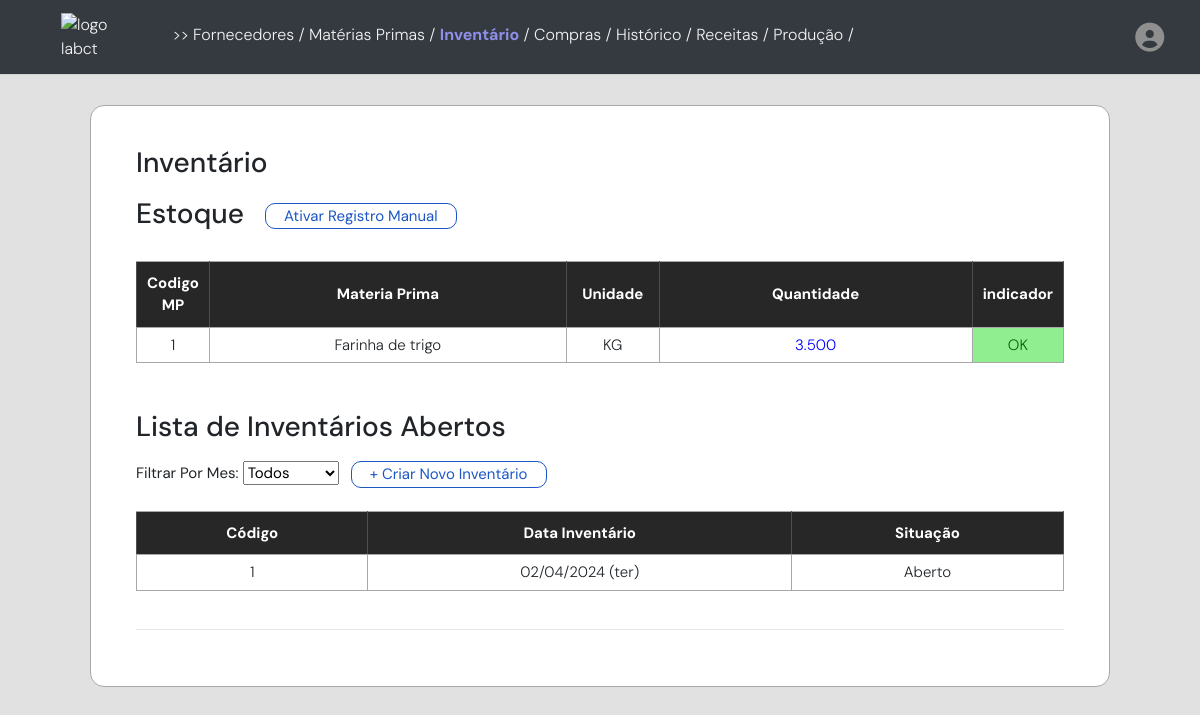
/inventario (signed in), run on an earlier commit of the app's database.
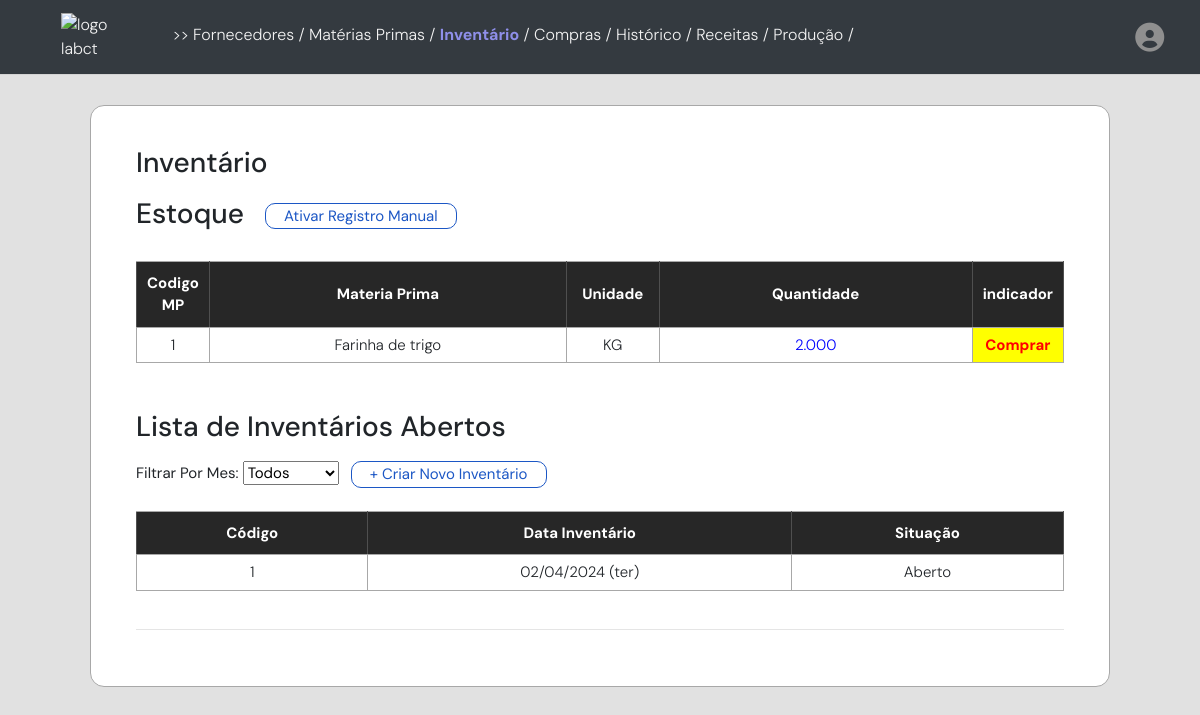
And on a later commit of the database.
### models/estoque_model.py (models this page shows, shortened)
class Estoque(db.Model):
    __tablename__ = "estoque"
    __table_args__ = {"extend_existing": True}
    id_estq = db.Column(db.Integer, primary_key=True, autoincrement=True)
    id_mp = db.Column(db.Integer, ForeignKey('materiasprimas.id_mp'), nullable=False)
    nome_mp = db.Column(db.String(75))
    unidade_mp = db.Column(db.Enum('KG','UN'))
    gms_mp = db.Column(db.Numeric(10, 3))
    pedidomin_mp = db.Column(db.Numeric(10,3))
    quantidade_estq = db.Column(db.Numeric(10,3), nullable=False)
    user_id = db.Column(db.Integer, db.ForeignKey('usuarios.id'), nullable=False)
    materias_primas = relationship("MateriasPrimas", back_populates="estoque")
    usuarios = db.relationship("Usuarios", back_populates="estoque")
    inventariosdados = db.relationship("InventarioDados", back_populates="estoque")

### app.py (the view, shortened to what this page needs)
@app.route('/inventario', methods=['GET', 'POST'])
def inventario():
    today_date = datetime.now()
    formatted_date = format_date(today_date, format='full', locale='pt')
    estoque = Estoque.query.filter_by(user_id=current_user.id).all()
    estoque_schema = EstoqueSchema(many=True)
    serialized_data_estq = estoque_schema.dump(estoque)
    materiasprimas = MateriasPrimas.query.filter_by(user_id=current_user.id).all()
    materiasprimas_schema = MateriasPrimasSchema(many=True)
    serialized_data_mp = materiasprimas_schema.dump(materiasprimas)
    historico = Historico.query.filter_by(user_id=current_user.id).all()
    historico_schema = HistoricoSchema(many=True)
    serialized_data_hst = historico_schema.dump(historico)
    inventario = Inventario.query.filter_by(user_id=current_user.id).all()
    inventario_schema = InventarioSchema(many=True)
    inventario_aberto = [invt for invt in inventario if invt.estado_invt == "Aberto"]
    inventario_fechado = [invt for invt in inventario if invt.estado_invt == "Fechado"]
    serialized_data_invtAberto = inventario_schema.dump(inventario_aberto)
    serialized_data_invtFechado = inventario_schema.dump(inventario_fechado)
    inventariodados = InventarioDados.query.filter_by(user_id=current_user.id).all()
    inventariodados_schema = InventarioDadosSchema(many=True)
    serialized_data_invtDados = inventariodados_schema.dump(inventariodados)
    return render_template('inventario.html',
                           historico=serialized_data_hst ,
                           estoque=serialized_data_estq,
                           today_date=formatted_date,
                            materiasprimas=serialized_data_mp,
                            datetime=datetime,
                            inventarioAberto=serialized_data_invtAberto,
                            inventarioFechado=serialized_data_invtFechado,
                            inventarioDados=serialized_data_invtDados,
                            )

### app.py (called while the page is built)
@login_manager.user_loader
def user_loader(user_id):
    return Usuarios.query.get(int(user_id))

def datetimeformat(value):
    if isinstance(value, str):
        value = datetime.strptime(value, '%Y-%m-%dT%H:%M:%S')
    formatted_date = value.strftime("%d/%m/%Y")
    day_of_week = DAYS_PT[value.weekday()]  # Get the day of the week in Portuguese
    return f"{formatted_date} ({day_of_week})"

### templates/inventario.html (shortened to what this page needs)
{% extends "base.html" %}
{% block content %}
<body>
    <div class="container">
        <div class="tabela">
            <div class="header">
                <div class="InventarioTitulo">
                    <h3>Inventário </h3>
                </div>
            </div>
            <div class="titulo">
                <div>
                    <h3>Estoque</h3>
                </div>
                <div class="ativarManual">
                    <button id="manualChangeBtn" style="margin-top: 6px;" class="btn-cadastrar">Ativar Registro
                        Manual</button>
                </div>
            </div>
            <br>
            <form action="/inventario" method="POST">
                <table>
                    <thead>
                        <tr>
                            <th style="width: 5%;">
                                Codigo MP
                            </th>
                            <th>
                                Materia Prima
                            </th>
                            <th style="width: 10%;">
                                Unidade
                            </th>
                            <th>
                                Quantidade
                            </th>
                            <th style="width: 8%;">indicador</th>
                        </tr>
                    </thead>
                    <tbody>
                        {% for estq in estoque %}
                        <tr>
                            <td>
                                {{estq.id_mp}}
                            </td>
                            <td>
                                {{estq.nome_mp}}
                            </td>
                            <td>
                                {{estq.unidade_mp}}
                            </td>
                            <td>
                                <span class="quantity" style="color: blue;">{{estq.quantidade_estq}}</span>
                            </td>
                            <td
                                style="background-color: {% if estq.gms_mp - estq.quantidade_estq > 0 %}yellow; color: red; font-weight: bold;{% else %}lightgreen; color: darkgreen;{% endif %}">
                                {% if estq.gms_mp - estq.quantidade_estq > 0 %}
                                Comprar
                                {% else %}
                                OK
                                {% endif %}
                            </td>
                        </tr>
                        {% endfor %}
                    </tbody>
                </table>
            </form>
            <div class="listaInventario">
                <br>
                <h3>Lista de Inventários Abertos</h3>
                <div
                    style="display: flex; width: 100%; flex-direction: row; justify-content: start; margin-block: 18px; gap: 12px;">
                    <div class="ferramentas">
                        <label style="font-weight: 400;">Filtrar Por Mes:</label>
                    </div>
                    <button class="btn-cadastrar" type="button" data-toggle="modal"
                        data-target="#fazerInventarioModal"> + Criar Novo Inventário</button>
                </div>
<table id="tabelaInventarios">
    <thead>
        <tr>
            <th>Código</th>
            <th>Data Inventário</th>
            <th>Situação</th>
        </tr>
    </thead>
    <tbody>
        {% for invtAberto in inventarioAberto %}
        <tr data-toggle="modal" data-target="#inventarioDadosModal{{ invtAberto.id_invt }}">
            <td>{{ invtAberto.id_invt }}</td>
            <td>{{ invtAberto.data_invt | datetimeformat }}</td>
            <td>{{ invtAberto.estado_invt }}</td>
        </tr>
        {% endfor %}
    </tbody>
</table>
                <br>
                <hr>
            </div>
        </div>
    </div>
</body>
{% endblock %}

What changed in the data, as far as the page shows it:
changed Estoque "Farinha de trigo": quantidade_estq "3.500" → "2.000"; text "OK" → "Comprar"
